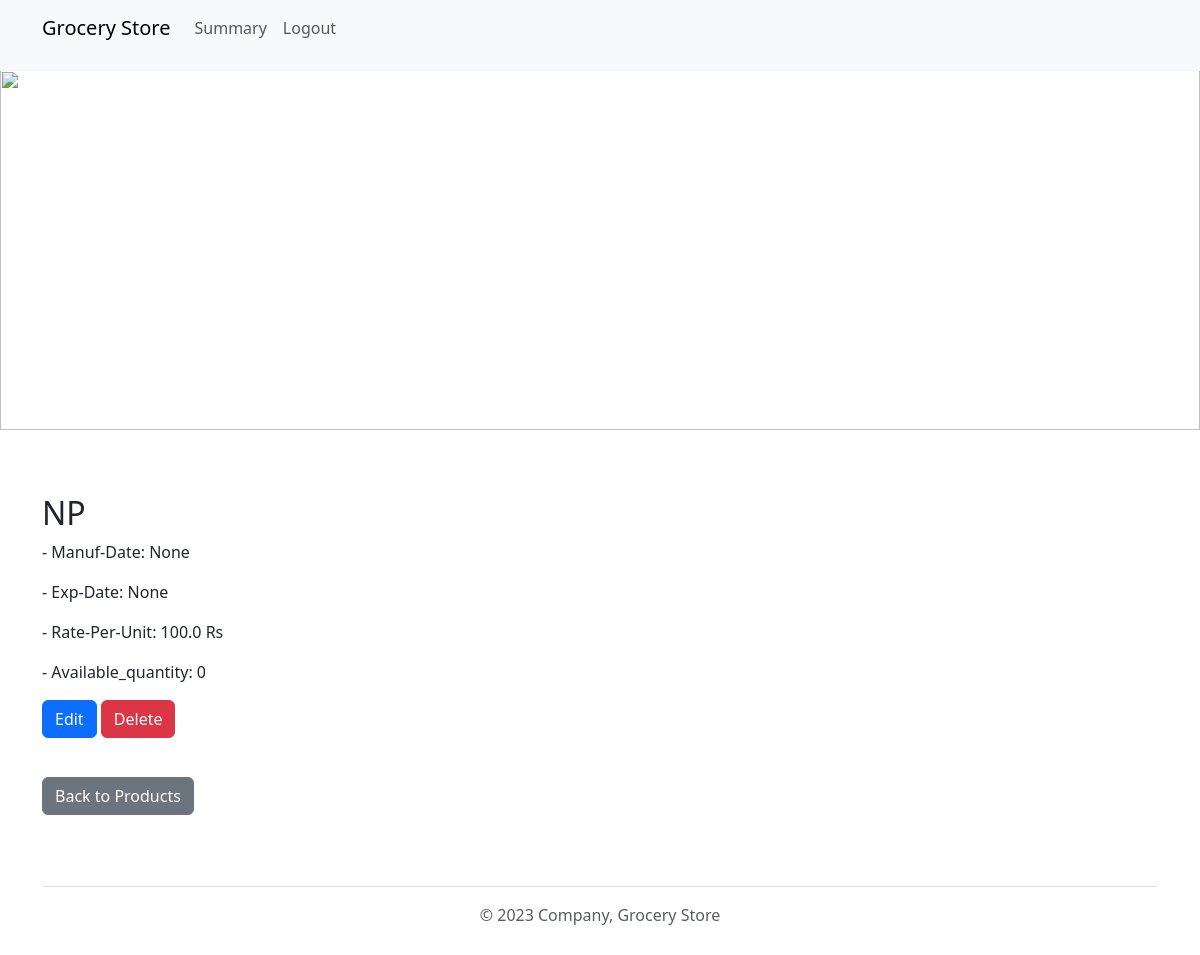
The app's page /manage_product_details/121 (signed in) with its own data.
### application/models.py (models this page shows)
class Products(db.Model):
    __tablename__ = "products"
    product_id = db.Column(db.Integer, primary_key=True, autoincrement=True)
    product_name = db.Column(db.String(200), nullable=False)
    manufacture_date = db.Column(db.Date)
    expiry_date = db.Column(db.Date)
    rate_per_unit = db.Column(db.Float, nullable=False)
    unit = db.Column(db.String(200), nullable=False, default='Rs')
    section_id = db.Column(db.Integer, db.ForeignKey('sections.section_id', onupdate='CASCADE'))
    section = db.relationship('Sections', backref=db.backref('products', lazy=True))
    quantity_available = db.Column(db.Integer, db.CheckConstraint('quantity_available >= 0', name='check_min_quantity') , nullable=False)

### application/controllers.py (the view)
@app.route("/manage_product_details/<int:product_id>")
@login_required
def manage_product_details(product_id):
    product = Products.query.filter_by(product_id=product_id).one()
    return render_template('manage_product_details.html', product=product)

### application/controllers.py (called while the page is built)
@login_manager.user_loader
def load_user(user_id):
    return Users.query.get(int(user_id))

### templates/manage_product_details.html (shortened to what this page needs)
<!DOCTYPE html>
<html lang="en">
<head>
    <link href="https://cdn.jsdelivr.net/npm/bootstrap@5.3.0/dist/css/bootstrap.min.css" rel="stylesheet">
    <link rel="stylesheet" type="text/css" href="{{ url_for('static', filename='styles.css') }}">
</head>
<body>
    {% include 'admin_header.html' %}
    {% include 'banner.html' %}
    <div class="container mt-5">
        <h2>{{ product.product_name }}</h2>
        <p>- Manuf-Date: {{ product.manufacture_date }}</p>
        <p>- Exp-Date: {{ product.expiry_date }}</p>
        <p>- Rate-Per-Unit: {{ product.rate_per_unit }} {{ product.unit }}</p>
        <p>- Available_quantity: {{ product.quantity_available }}</p>
        <div class="action-buttons">
            <a href="{{ url_for('edit_product', product_id=product.product_id) }}" class="btn btn-primary">Edit</a>
            <a href="{{ url_for('delete_product', product_id=product.product_id) }}" class="btn btn-danger" onclick="return confirm('Are you sure you want to delete this product?')">Delete</a>
        </div>
        <br>
        <a href="{{ url_for('manage_products', section_id=product.section_id) }}" class="btn btn-secondary">Back to Products</a>
    </div>
    {% include 'footer.html' %}
</body>
</html>

### static/styles.css (style rules this page uses)
body { padding-top: 70px; }
a { display: block; text-align: center; font-size: 18px; margin-bottom: 15px; text-decoration: none; color: #007bff; }

### records on screen
Products: product_name "NP", manufacture_date "None", expiry_date "None", rate_per_unit "100.0", unit "Rs", quantity_available "0"
